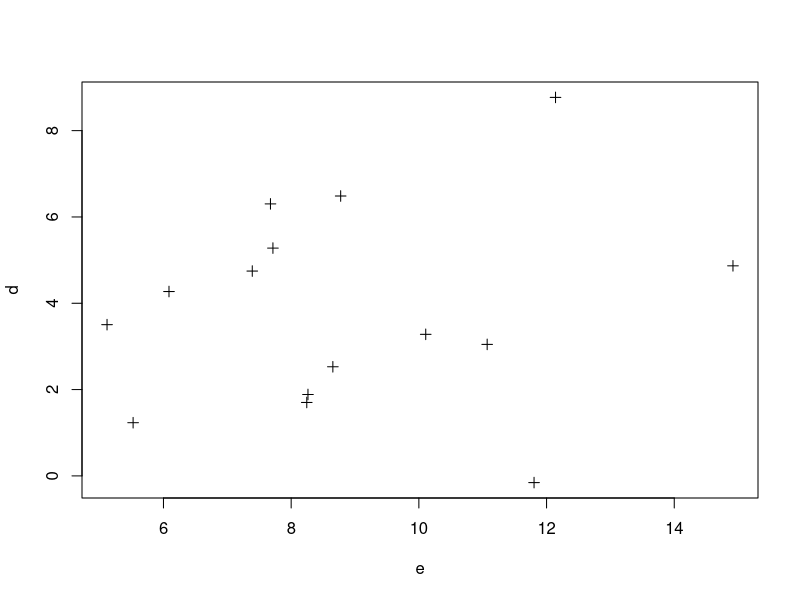
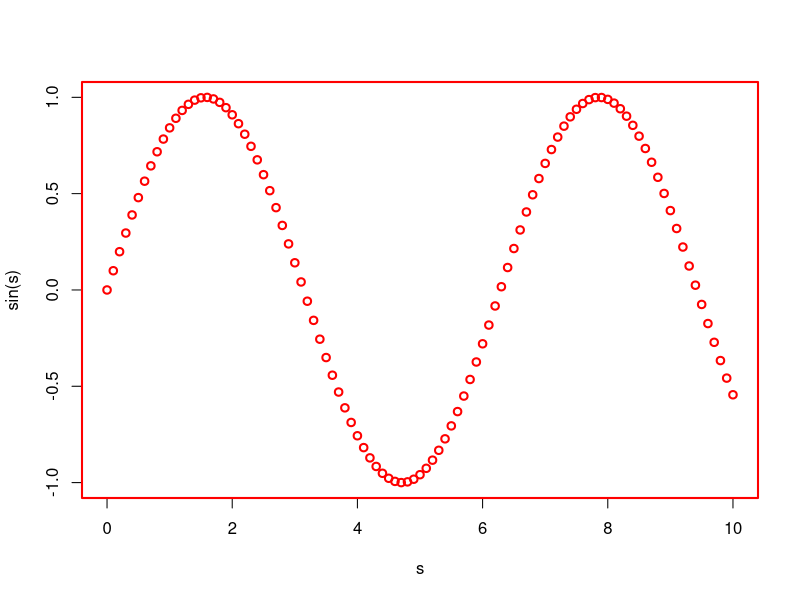
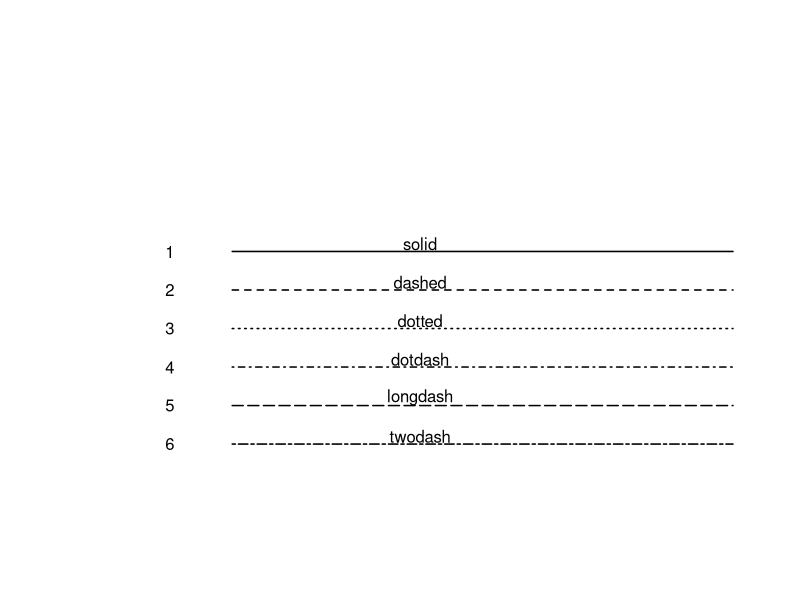
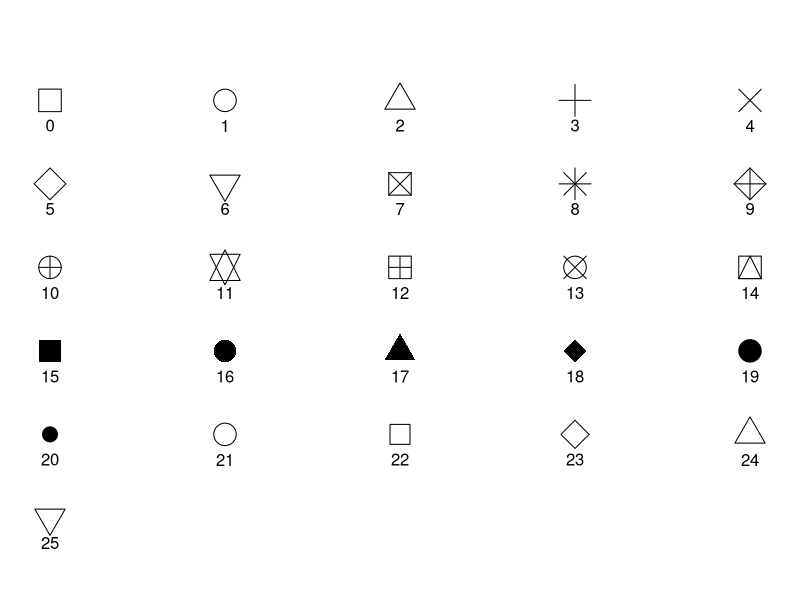
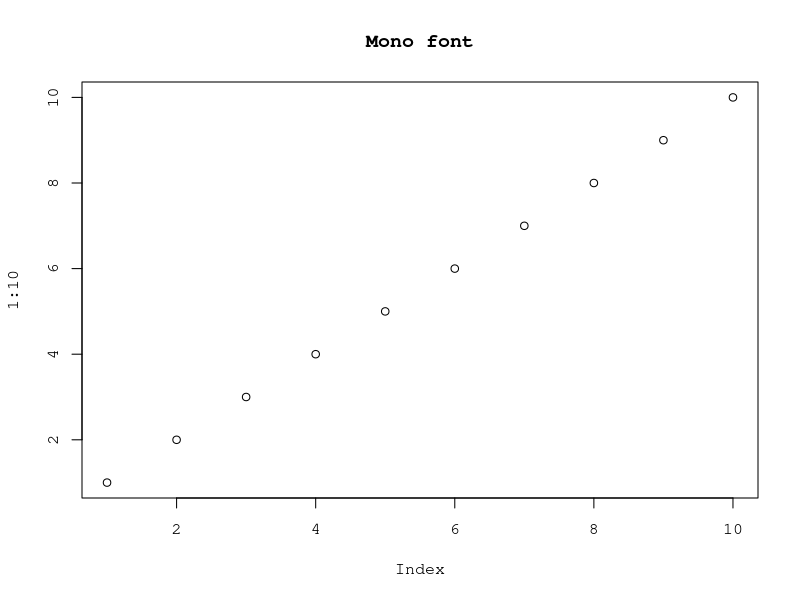
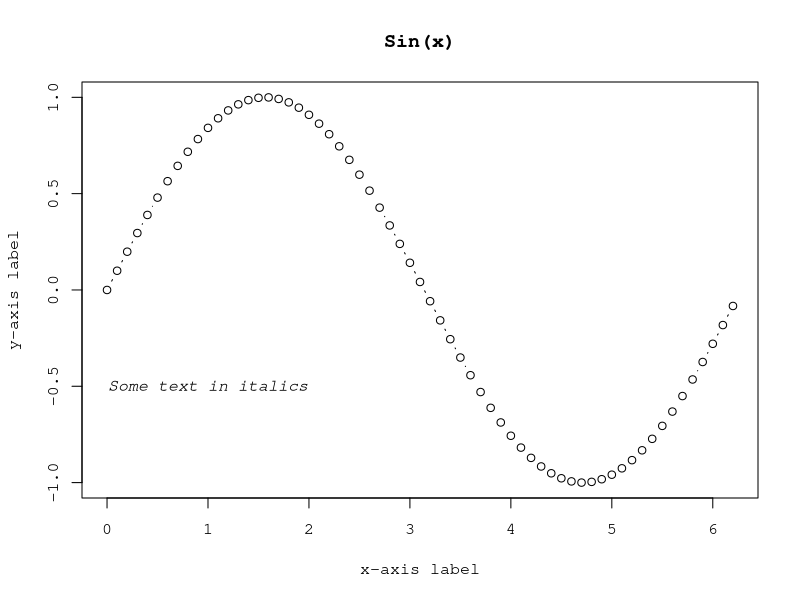
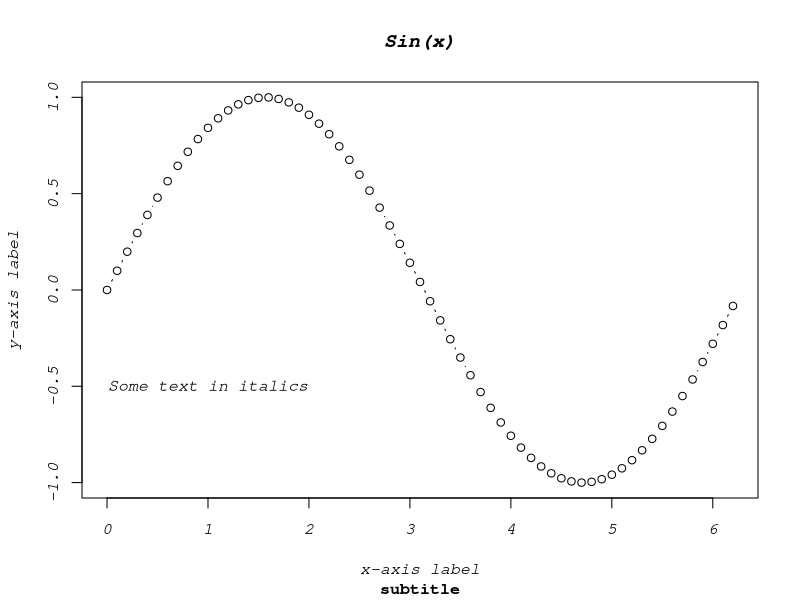
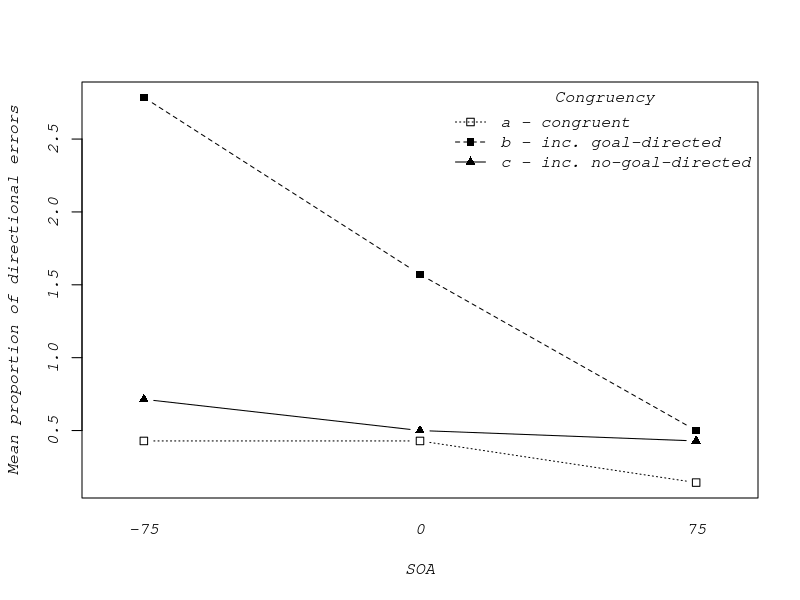

Source code (R) for these figures, in order: (Note: this script raises an error after producing the figures.)
## ---- chunk 1
knitr::opts_chunk$set(fig.width=6, fig.height=6)
## ---- chunk 2
par("lwd")          ## see current line width
par(c("lwd","pch")) ## see lwd and plotting symbols
## ---- chunk 3
d = rnorm(15,4,2)
e = rnorm(15,9,3)
plot(d~e, type="p", pch=3)
## ---- chunk 4
par("lwd", "col") #these are the default parameters
oldpar = par(lwd=2, col="red") #while changing the parameters
                                #we store the old values in a list
oldpar
s <- seq(0, 10, .1) 
plot(s, sin(s))           #we plot something
par(oldpar)              # and then we restore the old parameters
## ---- chunk 5
lwid=1.5
plot.new()
plot.window(c(0,10),c(0,10))
lines(c(2,10),c(6,6),lty=c(1),lwd=lwid)
lines(c(2,10),c(5,5),lty=c(2),lwd=lwid)
lines(c(2,10),c(4,4),lty=c(3),lwd=lwid)
lines(c(2,10),c(3,3),lty=c(4),lwd=lwid)
lines(c(2,10),c(2,2),lty=c(5),lwd=lwid)
lines(c(2,10),c(1,1),lty=c(6),lwd=lwid)

text(1,6,'1')
text(1,5,'2')
text(1,4,'3')
text(1,3,'4')
text(1,2,'5')
text(1,1,'6')

text(5,6.2,'solid')
text(5,5.2,'dashed')
text(5,4.2,'dotted')
text(5,3.2,'dotdash')
text(5,2.2,'longdash')
text(5,1.2,'twodash')
## ---- chunk 6
pch="+"
pch="T"
pch="*"
pch="3" 
## ---- chunk 7
pch=1
pch=3
pch=5
## ---- chunk 8
op = par(mar=c(1,1,4,1)+.1)
 plot(0,0, xlim = c(1,5), ylim = c(-1.5,4), axes = F)
 for (i in 0:4) {
   for (j in 1:5) {
     n =  25 -(5*i+(5-j))
     points(j, i, 
            pch = n-1, 
            cex = 3)
     text(j,i-.30, as.character(n-1))
   }
 }
points(1,-1, pch=25, cex=3)
text(1, -1-.30, "25")
par(op)
## ---- chunk 9
par(family="mono")
plot(1:10, main="Mono font")
    
## ---- chunk 10
library(ggplot2)
n=100
dat=data.frame(x=rnorm(n), y=rnorm(n))
p = ggplot(dat, aes(x=x, y=y)) + geom_point()
p = p + xlab("X-Label") + ylab("Y-Label")
p = p + theme(text=element_text(size=12, family="Ubuntu"))
## NOT RUN
##ggsave("cairo_pdf_graphic.pdf", p, width=3.4, height=3.4, device=cairo_pdf)
## ---- chunk 11
x = seq(0, 2*pi, 0.1)
y = sin(x)
par(font=3)
plot(x, y, xlab="x-axis label", ylab="y-axis label", main="Sin(x)", type="b")
text(1, -0.5, "Some text in italics")
## ---- chunk 12
par(font=3, font.axis=3, font.lab=3, font.main=4, font.sub=2)
plot(x, y, xlab="x-axis label", ylab="y-axis label", main="Sin(x)", sub="subtitle", type="b")
text(1, -0.5, "Some text in italics")
## ---- chunk 13
dats = read.table('datasets/direrr_all.txt', header=T)
levels(dats$congr)[1] = 'c - congruent'
levels(dats$congr)[2] = 'a - inc. goal-directed'
levels(dats$congr)[3] = 'b - inc. no-goal-directed'
interaction.plot(dats$SOA,dats$congr,dats$errors,
   ylab='Mean proportion of directional errors', xlab='SOA',
   type='b',pch=c(0,15,17),legend=FALSE) ## eliminate default legend
legend('topright',legend=c('a - congruent','b - inc. goal-directed',
   'c - inc. no-goal-directed'),lty=c(3,2,1), pch=c(0,15,17),
   bty='n', title='Congruency')
## ---- chunk 14
par(mfrow=c(2,3))
symb <- as.character(1:6)
for(i in 1:6){
    plot(1, 1, pch=symb[i], xlab='', ylab='')
} 
## ---- chunk 15
par(mfcol=c(2,3))
symb<-as.character(1:6)
for(i in 1:6){
  plot(1,1,pch=symb[i],xlab='',ylab='')
} 
## ---- chunk 16
par(mfrow=c(2,2)) ##create 2x2 layout
par(mfg=c(2,1))   ##set next fig at 2dn row, 1st col
plot(1:100, sin(1:100))
## ---- chunk 17
m <- matrix(c(1,2,3,4), nrow=2, byrow=TRUE)
m
layout(m)
## ---- chunk 18
m <- matrix(c(1,1,2,3), nrow=2, byrow=TRUE)
m
layout(m)
## ---- chunk 19
m <- matrix(c(1,1,2,3), nrow=2, byrow=TRUE)
m
layout(m, width=c(1/4,3/4), height=c(2/3,1/3))
## ---- chunk 20
par(bg="slategray")
plot.new()
plot.window(xlim=c(0,10), ylim=c(0,10))
box()
polygon(x=c(-0.4, 10.4, 10.4, -0.4), y=c(-0.4, -0.4, 10.4, 10.4), col="indianred3")
text(5, 5, "Plotting Region", cex=2)
ldist <- c(3,3,3,0)
for (i in 1:4){
  mtext(paste("Margin", as.character(i)), side=i, line=ldist[i])
}
title(main="Title for the plot", xlab="xlabel", ylab="ylabel", line=1)
## ---- chunk 21
par(bg="slategray")
plot.new()
plot.window(xlim=c(0,10), ylim=c(0,10))
par(mfrow=c(2,2))
par(oma=c(4,4,4,4))
par(xpd=NA) # plotting allowed in all the device region
par(mfg=c(1,1))
box(which="figure")

polygon(x=c(-0.4, 10.4, 10.4, -0.4), y=c(-0.4, -0.4, 10.4, 10.4), col="indianred3")
text(5, 5, "Plotting Region", cex=1.2)
ldist <- c(3,3,3,1)
for (i in 1:4){
  mtext(paste("Margin", as.character(i)), side=i, line=ldist[i], cex=.7)
}
title(main="Title for the plot", line=2.5, cex.main=0.8)
#rect(-5.5, -4.5, 14.5, 12.5)

par(mfg=c(2,2))
box(which="figure")

par(bg="slategray")
polygon(x=c(-0.4, 10.4, 10.4, -0.4), y=c(-0.4, -0.4, 10.4, 10.4), col="indianred3")
text(5, 5, "Plotting Region", cex=1.2)
ldist <- c(3,3,3,1)
for (i in 1:4){
  mtext(paste("Margin", as.character(i)), side=i, line=ldist[i], cex=.7)
}
title(main="Title for the plot", line=2.5, cex.main=0.8)


par(mfg=c(1,2))
box(which="figure")

par(bg="slategray")
polygon(x=c(-0.4, 10.4, 10.4, -0.4), y=c(-0.4, -0.4, 10.4, 10.4), col="indianred3")
text(5, 5, "Plotting Region", cex=1.2)
ldist <- c(3,3,3,1)
for (i in 1:4){
  mtext(paste("Margin", as.character(i)), side=i, line=ldist[i], cex=.7)
}
title(main="Title for the plot", line=2.5, cex.main=0.8)


par(mfg=c(2,1))
box(which="figure")

par(bg="slategray")
polygon(x=c(-0.4, 10.4, 10.4, -0.4), y=c(-0.4, -0.4, 10.4, 10.4), col="indianred3")
text(5, 5, "Plotting Region", cex=1.2)
ldist <- c(3,3,3,1)
for (i in 1:4){
  mtext(paste("Margin", as.character(i)), side=i, line=ldist[i], cex=.7)
}
title(main="Title for the plot", line=2.5, cex.main=0.8)

mtext("Outer Margin 1", side=1, outer=T, line=2)
mtext("Outer Margin 2", side=2, outer=T, line=2)
mtext("Outer Margin 3", side=3, outer=T, line=2)
mtext("Outer Margin 4", side=4, outer=T, line=2)
#rect(-4.9, -2, 12, 12)


title(main="Overall title for the plots", outer=T, line=1)
box(which="outer")
## ---- chunk 22
knitr::include_graphics("graphics/colours_table.png")
## ---- chunk 23
knitr::include_graphics("graphics/grays_table.png")
## ---- chunk 24
col2rgb("lightslateblue")
## ---- chunk 25
mycol = adjustcolor("skyblue", alpha.f=0.5) 
x = rnorm(1000)
y = rnorm(1000)
plot(x, y, pch=21, bg=mycol, cex=2)
